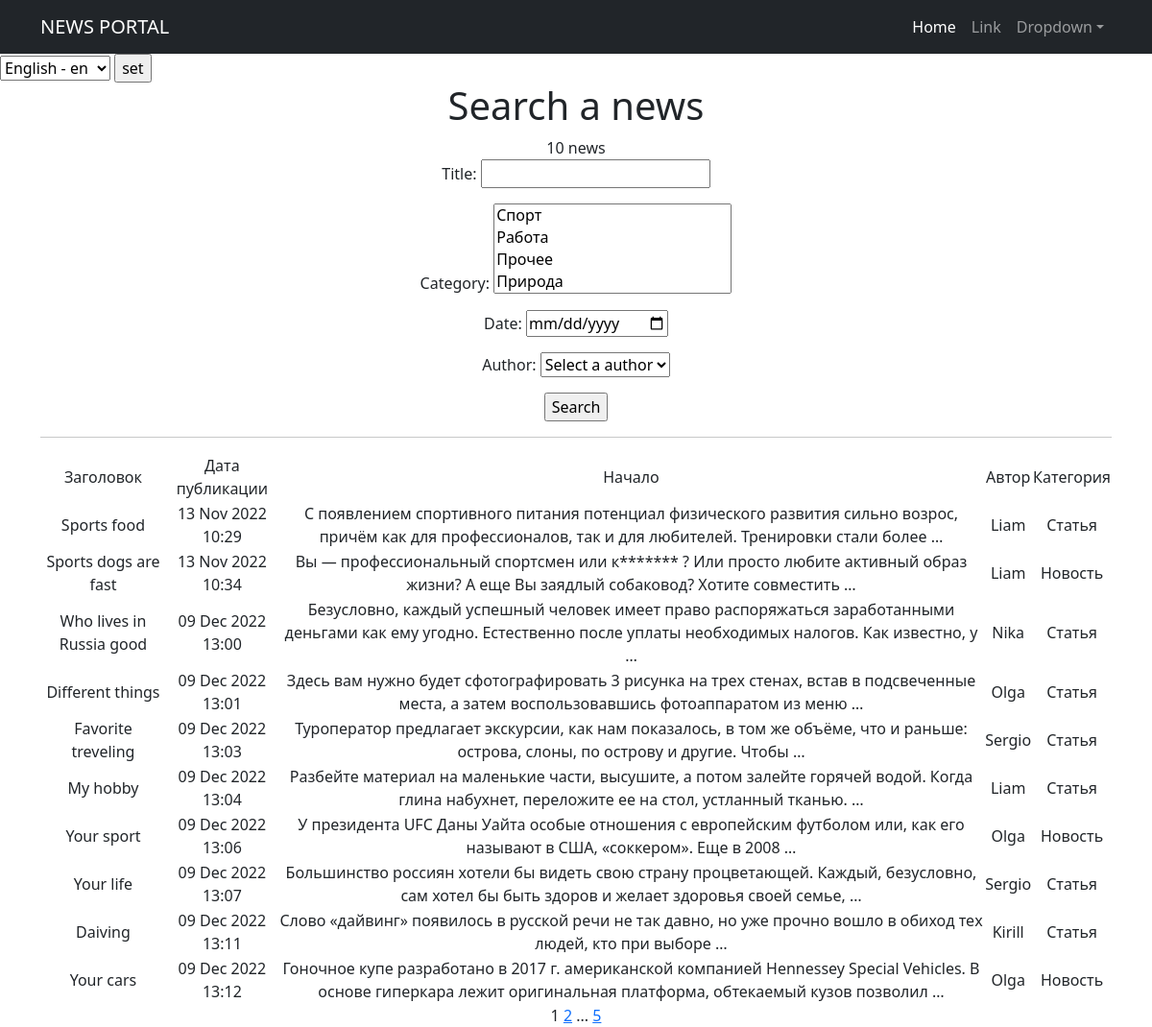
The app's page /news/search/ with its own data.
### news/models.py (models this page shows, shortened)
class Post(models.Model):
    author = models.ForeignKey(Author, on_delete=models.CASCADE)
    NEWS = 'NW'
    ARTICLE = 'AR'
    CATEGORY_CHOICES = (
        (NEWS, "Новость"),
        (ARTICLE, "Статья"),
    )
    categoryType = models.CharField(max_length=2, choices=CATEGORY_CHOICES, default=ARTICLE)
    dateCreation = models.DateTimeField(auto_now_add=True)
    postCategory = models.ManyToManyField(Category, through="PostCategory")
    title = models.CharField(max_length=128)
    text = models.TextField()
    rating = models.IntegerField(default=0)

class Author(models.Model):
    authorUser = models.OneToOneField(User, on_delete=models.CASCADE)
    ratingAuthor = models.IntegerField(default=0)
    def __str__(self):
        return f'{self.authorUser.username}'

### news/views.py (the view)
# urls.py: path('search/', NewsSearch.as_view(), name='news_search'),
class NewsSearch(ListView):
    model = Post
    template_name = 'flatpages/news_search.html'
    context_object_name = 'search'
    paginate_by = 10
    def get_context_data(self, **kwargs):
        context = super().get_context_data(**kwargs)
        context['filterset'] = self.filterset
        return context
    def get_queryset(self):
        queryset = super().get_queryset()
        self.filterset = PostFilter(self.request.GET, queryset)
        return self.filterset.qs

### news/models.py (called while the page is built)
    def __str__(self):
        return self.name

### news/templatetags/post_filters.py (called while the page is built)
@register.filter()
def censor(value):
    bad_words = ('карнишон', 'тупой', 'склизкий')
    if not isinstance(value, str):
        raise TypeError(f"unresolved type '{type(value)}' expected type 'str'")
    for word in value.split():
        if word.lower() in bad_words:
            value = value.replace(word, f"{word[0]}{'*'*(len(word) -1)}")
    return value

### news/templatetags/post_tags.py (called while the page is built)
@register.simple_tag(takes_context=True)
def url_replace(context, **kwargs):
    d = context['request'].GET.copy()
    for k, v in kwargs.items():
        d[k] = v
    return d.urlencode()

### templates/flatpages/news_search.html (shortened to what this page needs)
{% extends 'flatpages/default.html' %}
{% load post_filters %}
{% load post_tags %}
{% load i18n %}
{% block content %}
    <h1>{% trans "Search a news" %}</h1>
    <tr><h7>{{ search|length }} {% trans "news" %}</h7></tr>
     <form action="" method="GET">
       {{ filterset.form.as_p }}
       <input type="submit" value="Search" />
     </form>
    {% if search %}
    <hr>
        <table>
            <tr>
                <td>{% trans "Заголовок" %}</td>
                <td>{% trans "Дата публикации" %}</td>
                <td>{% trans "Начало" %}</td>
                <td>{% trans "Автор" %}</td>
                <td>{% trans "Категория" %}</td>
            </tr>
            {% for new in search|dictsort:'dateCreation' %}
            <tr>
                <td>{{ new.title|censor }}</td>
                <td>{{ new.dateCreation|date:'d M Y H:i' }}</td>
                <td>{{ new.text|truncatewords:20|censor }}</td>
                <td>{{ new.author.authorUser.username }}</td>
                <td>{{ new.get_categoryType_display }}</td>
            </tr>
            {% endfor %}
        </table>
    {% else %}
        <h2>{% trans "Новостей нет" %}</h2>
    {% endif %}
    {{ page_obj.number }}
    {% if page_obj.has_next %}
        <a href="?{% url_replace page=page_obj.next_page_number %}">{{ page_obj.next_page_number }}</a>
        {% if paginator.num_pages != page_obj.next_page_number %}
            ...
            <a href="?{% url_replace page=page_obj.paginator.num_pages %}">{{ page_obj.paginator.num_pages }}</a>
        {% endif %}
    {% endif %}
{% endblock content %}

### records on screen
Post: title|censor "Sports food", dateCreation "13 Nov 2022 10:29", text|censor "С появлением спортивного питания потенциал физического развития сильно возрос, причём как для профессионалов, так и для любителей. Тренировки стали более …", author.authorUser.username "Liam", categoryType "Статья"
Post: title|censor "Sports dogs are fast", dateCreation "13 Nov 2022 10:34", text|censor "Вы — профессиональный спортсмен или к******* ? Или просто любите активный образ жизни? А еще Вы заядлый собаковод? Хотите совместить …", author.authorUser.username "Liam", categoryType "Новость"
Post: title|censor "Who lives in Russia good", dateCreation "09 Dec 2022 13:00", text|censor "Безусловно, каждый успешный человек имеет право распоряжаться заработанными деньгами как ему угодно. Естественно после уплаты необходимых налогов. Как известно, у …", author.authorUser.username "Nika", categoryType "Статья"
Post: title|censor "Different things", dateCreation "09 Dec 2022 13:01", text|censor "Здесь вам нужно будет сфотографировать 3 рисунка на трех стенах, встав в подсвеченные места, а затем воспользовавшись фотоаппаратом из меню …", author.authorUser.username "Olga", categoryType "Статья"
Post: title|censor "Favorite treveling", dateCreation "09 Dec 2022 13:03", text|censor "Туроператор предлагает экскурсии, как нам показалось, в том же объёме, что и раньше: острова, слоны, по острову и другие. Чтобы …", author.authorUser.username "Sergio", categoryType "Статья"
Post: title|censor "My hobby", dateCreation "09 Dec 2022 13:04", text|censor "Разбейте материал на маленькие части, высушите, а потом залейте горячей водой. Когда глина набухнет, переложите ее на стол, устланный тканью. …", author.authorUser.username "Liam", categoryType "Статья"
Post: title|censor "Your sport", dateCreation "09 Dec 2022 13:06", text|censor "У президента UFC Даны Уайта особые отношения с европейским футболом или, как его называют в США, «соккером». Еще в 2008 …", author.authorUser.username "Olga", categoryType "Новость"
Post: title|censor "Your life", dateCreation "09 Dec 2022 13:07", text|censor "Большинство россиян хотели бы видеть свою страну процветающей. Каждый, безусловно, сам хотел бы быть здоров и желает здоровья своей семье, …", author.authorUser.username "Sergio", categoryType "Статья"
Post: title|censor "Daiving", dateCreation "09 Dec 2022 13:11", text|censor "Слово «дайвинг» появилось в русской речи не так давно, но уже прочно вошло в обиход тех людей, кто при выборе …", author.authorUser.username "Kirill", categoryType "Статья"
Post: title|censor "Your cars", dateCreation "09 Dec 2022 13:12", text|censor "Гоночное купе разработано в 2017 г. американской компанией Hennessey Special Vehicles. В основе гиперкара лежит оригинальная платформа, обтекаемый кузов позволил …", author.authorUser.username "Olga", categoryType "Новость"

### other values on screen
{{ search|length }} "10"
{{ page_obj.number }} "1"
{{ page_obj.next_page_number }} "2"
{{ page_obj.paginator.num_pages }} "5"
form field language "English - en"
